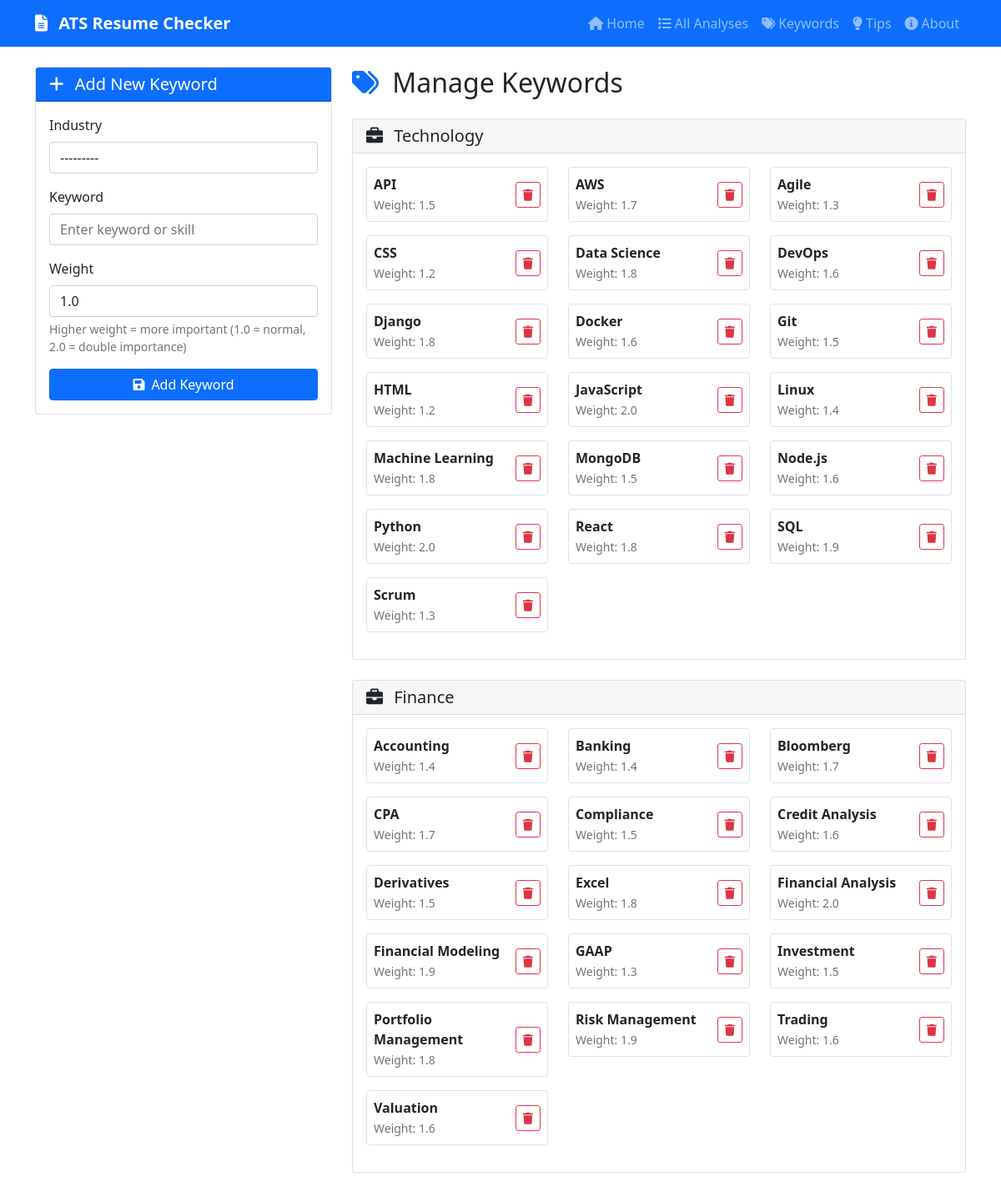
The page /keywords/ (upper part) on the database its author committed.
### resume_analyzer/models.py (models this page shows, shortened)
class JobKeyword(models.Model):
    INDUSTRY_CHOICES = [
        ('tech', 'Technology'),
        ('finance', 'Finance'),
        ('healthcare', 'Healthcare'),
        ('marketing', 'Marketing'),
        ('sales', 'Sales'),
        ('education', 'Education'),
        ('general', 'General'),
    ]
    industry = models.CharField(max_length=20, choices=INDUSTRY_CHOICES)
    keyword = models.CharField(max_length=100)
    weight = models.FloatField(default=1.0, help_text="Importance weight for this keyword")
    created_at = models.DateTimeField(auto_now_add=True)
    class Meta:
        unique_together = ['industry', 'keyword']

### resume_analyzer/views.py (the view)
# urls.py: path('keywords/', views.manage_keywords, name='manage_keywords'),
def manage_keywords(request):
    if request.method == 'POST':
        form = JobKeywordForm(request.POST)
        if form.is_valid():
            form.save()
            messages.success(request, 'Keyword added successfully!')
            return redirect('manage_keywords')
    else:
        form = JobKeywordForm()
    keywords_by_industry = {}
    for industry_code, industry_name in JobKeyword.INDUSTRY_CHOICES:
        keywords = JobKeyword.objects.filter(industry=industry_code).order_by('keyword')
        if keywords.exists():
            keywords_by_industry[industry_name] = keywords
    context = {
        'form': form,
        'keywords_by_industry': keywords_by_industry,
    }
    return render(request, 'resume_analyzer/manage_keywords.html', context)

### resume_analyzer/forms.py
class JobKeywordForm(forms.ModelForm):
    class Meta:
        model = JobKeyword
        fields = ['industry', 'keyword', 'weight']
        widgets = {
            'industry': forms.Select(attrs={'class': 'form-control'}),
            'keyword': forms.TextInput(attrs={
                'class': 'form-control',
                'placeholder': 'Enter keyword or skill'
            }),
            'weight': forms.NumberInput(attrs={
                'class': 'form-control',
                'min': '0.1',
                'max': '5.0',
                'step': '0.1',
                'value': '1.0'
            })
        }

### resume_analyzer/templates/resume_analyzer/manage_keywords.html (shortened to what this page needs)
{% extends 'resume_analyzer/base.html' %}
{% block content %}
<div class="row">
    <div class="col-lg-4 mb-4">
        <div class="card">
            <div class="card-header bg-primary text-white">
                <h5 class="mb-0">
                    <i class="fas fa-plus me-2"></i>
                    Add New Keyword
                </h5>
            </div>
            <div class="card-body">
                <form method="post">
                    <div class="mb-3">
                        <label for="{{ form.industry.id_for_label }}" class="form-label">Industry</label>
                        {{ form.industry }}
                    </div>
                    <div class="mb-3">
                        <label for="{{ form.keyword.id_for_label }}" class="form-label">Keyword</label>
                        {{ form.keyword }}
                    </div>
                    <div class="mb-3">
                        <label for="{{ form.weight.id_for_label }}" class="form-label">Weight</label>
                        {{ form.weight }}
                        <div class="form-text">Higher weight = more important (1.0 = normal, 2.0 = double importance)</div>
                    </div>
                    <button type="submit" class="btn btn-primary w-100">
                        <i class="fas fa-save me-2"></i>Add Keyword
                    </button>
                </form>
            </div>
        </div>
    </div>
    <div class="col-lg-8">
        <div class="d-flex justify-content-between align-items-center mb-3">
            <h2>
                <i class="fas fa-tags text-primary me-2"></i>
                Manage Keywords
            </h2>
        </div>
        {% if keywords_by_industry %}
            {% for industry_name, keywords in keywords_by_industry.items %}
            <div class="card mb-4">
                <div class="card-header">
                    <h5 class="mb-0">
                        <i class="fas fa-briefcase me-2"></i>
                        {{ industry_name }}
                    </h5>
                </div>
                <div class="card-body">
                    <div class="row">
                        {% for keyword in keywords %}
                        <div class="col-md-6 col-lg-4 mb-3">
                            <div class="d-flex justify-content-between align-items-center p-2 border rounded">
                                <div>
                                    <span class="fw-bold">{{ keyword.keyword }}</span>
                                    {% if keyword.weight != 1.0 %}
                                        <br><small class="text-muted">Weight: {{ keyword.weight }}</small>
                                    {% endif %}
                                </div>
                                <form method="post" action="{% url 'delete_keyword' keyword.id %}" class="d-inline">
                                    <button type="submit" class="btn btn-sm btn-outline-danger"
                                            onclick="return confirm('Delete this keyword?')">
                                        <i class="fas fa-trash"></i>
                                    </button>
                                </form>
                            </div>
                        </div>
                        {% endfor %}
                    </div>
                </div>
            </div>
            {% endfor %}
        {% endif %}
    </div>
</div>
{% endblock %}

### rows shown on the page
JobKeyword: keyword "API", weight "1.5"
JobKeyword: keyword "AWS", weight "1.7"
JobKeyword: keyword "Agile", weight "1.3"
JobKeyword: keyword "CSS", weight "1.2"
JobKeyword: keyword "Data Science", weight "1.8"
JobKeyword: keyword "DevOps", weight "1.6"
JobKeyword: keyword "Django", weight "1.8"
JobKeyword: keyword "Docker", weight "1.6"
JobKeyword: keyword "Git", weight "1.5"
JobKeyword: keyword "HTML", weight "1.2"
JobKeyword: keyword "JavaScript", weight "2.0"
JobKeyword: keyword "Linux", weight "1.4"
JobKeyword: keyword "Machine Learning", weight "1.8"
JobKeyword: keyword "MongoDB", weight "1.5"
JobKeyword: keyword "Node.js", weight "1.6"
JobKeyword: keyword "Python", weight "2.0"
JobKeyword: keyword "React", weight "1.8"
JobKeyword: keyword "SQL", weight "1.9"
JobKeyword: keyword "Scrum", weight "1.3"
JobKeyword: keyword "Accounting", weight "1.4"
JobKeyword: keyword "Banking", weight "1.4"
JobKeyword: keyword "Bloomberg", weight "1.7"
JobKeyword: keyword "CPA", weight "1.7"
JobKeyword: keyword "Compliance", weight "1.5"
JobKeyword: keyword "Credit Analysis", weight "1.6"
JobKeyword: keyword "Derivatives", weight "1.5"
JobKeyword: keyword "Excel", weight "1.8"
JobKeyword: keyword "Financial Analysis", weight "2.0"
JobKeyword: keyword "Financial Modeling", weight "1.9"
JobKeyword: keyword "GAAP", weight "1.3"
JobKeyword: keyword "Investment", weight "1.5"
JobKeyword: keyword "Portfolio Management", weight "1.8"
JobKeyword: keyword "Risk Management", weight "1.9"
JobKeyword: keyword "Trading", weight "1.6"
JobKeyword: keyword "Valuation", weight "1.6"

### other values the page prints
{{ industry_name }} "Technology" "Finance"
